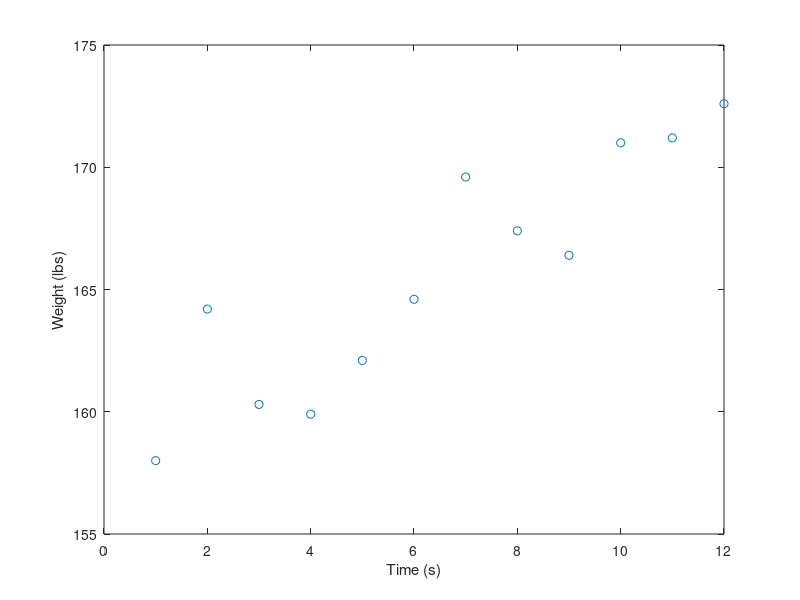

This figure's MATLAB source:
clear all
close all
clc

t=[1:12]; %No. of iterations
weights=[158.0 164.2 160.3 159.9 162.1 164.6 169.6 167.4 166.4 171.0 171.2 172.6]; %Input Values
weight=160; %Initial guess
gain_rate=1;
time_step = 1; %day
scale_factor = 4/10;
data = ones(4,1);

for k=1:12
    
    prediction = weight + gain_rate*time_step; 
    weight = prediction + (scale_factor * (weights(k) - prediction));
    
    %Saving Data
    data(k,2)=prediction
    data(k,3)=weight

end

%Plotting Data
plot(t,weights,'o')
hold on
plot(t,prediction,'-r')
xlabel('Time (s)')
ylabel('Weight (lbs)')

    